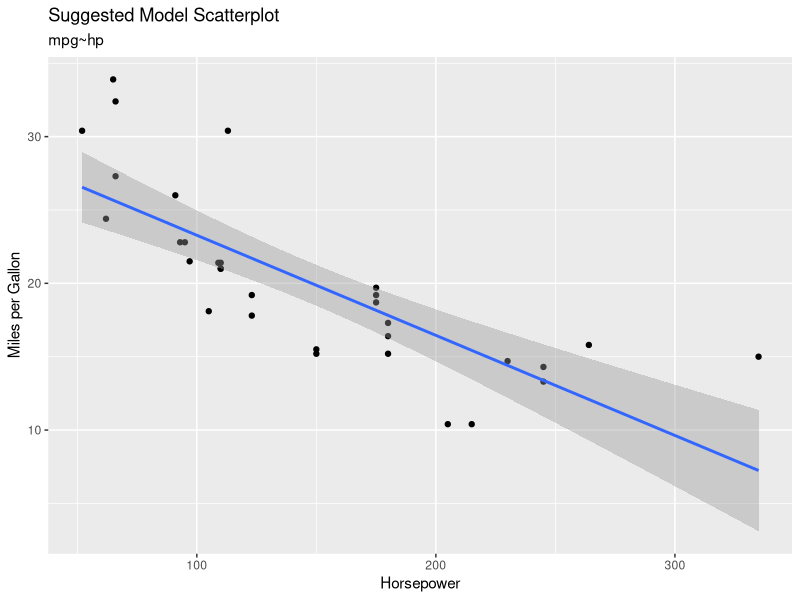
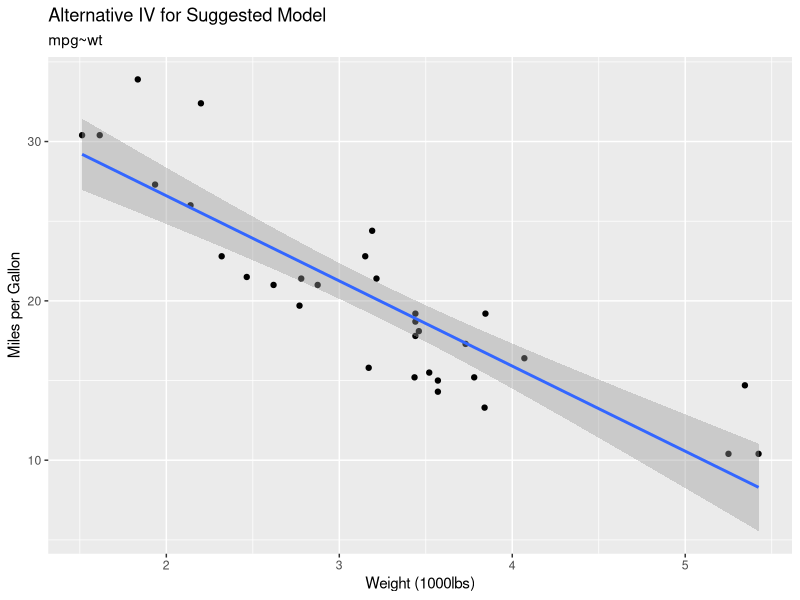
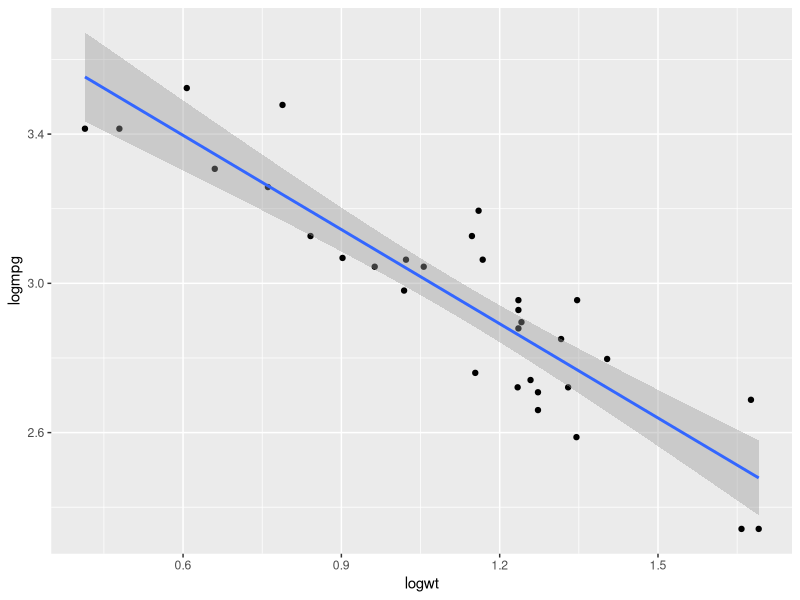
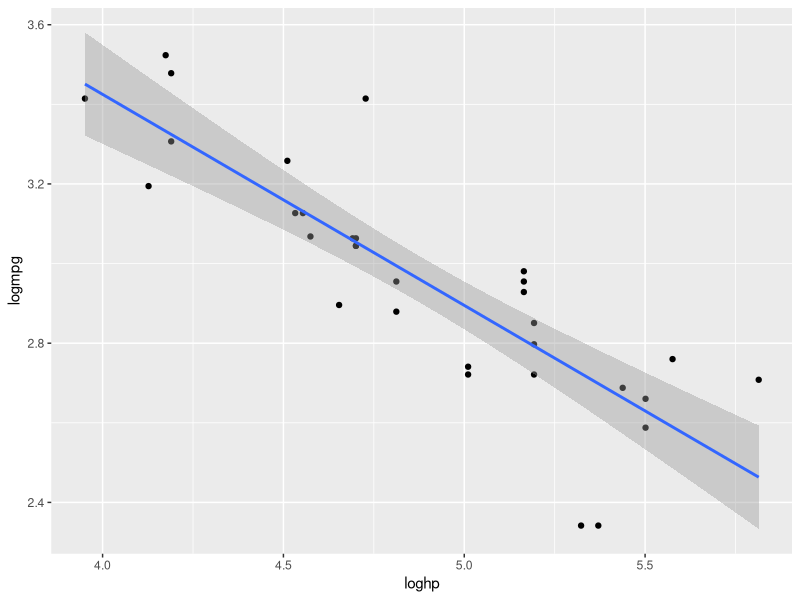

Recreate these plots in R, in order. (Note: this script raises an error after producing the figures.)
#set working directory
setwd("/Users/trentlopata/Documents/Coding/Data Brief Spring 2021")
#load package
library(readxl)
library(ggplot2)

#set the cars dataset as a variable
cars <- read_excel("cars.xlsx")

View(cars)

regression_viz_hp <- ggplot(cars, aes(x = hp, y = mpg)) + geom_point() +
  stat_smooth(method = lm) + 
  labs(title = 'Suggested Model Scatterplot', subtitle = 'mpg~hp', x = 'Horsepower', y = 'Miles per Gallon')

regression_viz_hp

regression_viz_wt<-ggplot(cars, aes(x = wt, y = mpg)) + geom_point() +
  stat_smooth(method = lm) +
  labs(title = 'Alternative IV for Suggested Model', subtitle = 'mpg~wt', x = 'Weight (1000lbs)', y = 'Miles per Gallon')

regression_viz_wt

#weight looks like a more linear relationship


#setting the model suggested as an environment object
suggested_model <- lm(mpg~hp, data = cars)

summary(suggested_model)

confint(suggested_model)

anova(suggested_model)


#this model isn't very good

#create log variables for mpg, hp, and wt.
cars$logmpg <- log(cars$mpg)

cars$loghp <- log(cars$hp)

cars$logwt <- log(cars$wt)



#I think the regression will fit more smoothly with a log log transformation
#Using ggplot to check this hypothesis before i build a new model
#mpg is the dependent variable in both cases
#two plots of weight and horsepower are below

regression_logwt <-ggplot(cars, aes(x = logwt, y = logmpg)) + geom_point() +
  stat_smooth(method = lm)

regression_logwt

regression_loghp <- ggplot(cars, aes(x = loghp, y = logmpg)) + geom_point() +
  stat_smooth(method = lm)

regression_loghp

#the log log transformation ostensibly is tighter

#create a new log log model with DV = mpg and IV = hp + wt
#lets see if the error term goes down
log_log_model <- lm(logmpg~loghp+logwt, data = cars)

summary(new_model)

confint(new_model)

anova(new_model)

#the errors are much lower than the original model and a simple multi-variable model
#without the log log transformation

#maybe transforming hp into 1/hp would better describe the relationship between mpg~hp

cars$invhp <- 1/(cars$hp)

inv_model <- lm(mpg~invhp+wt, data = cars)

summary(inv_model)

regression_invhp <-ggplot(cars, aes(x = invhp, y = mpg)) + geom_point() +
  stat_smooth(method = lm) 

regression_invhp  





